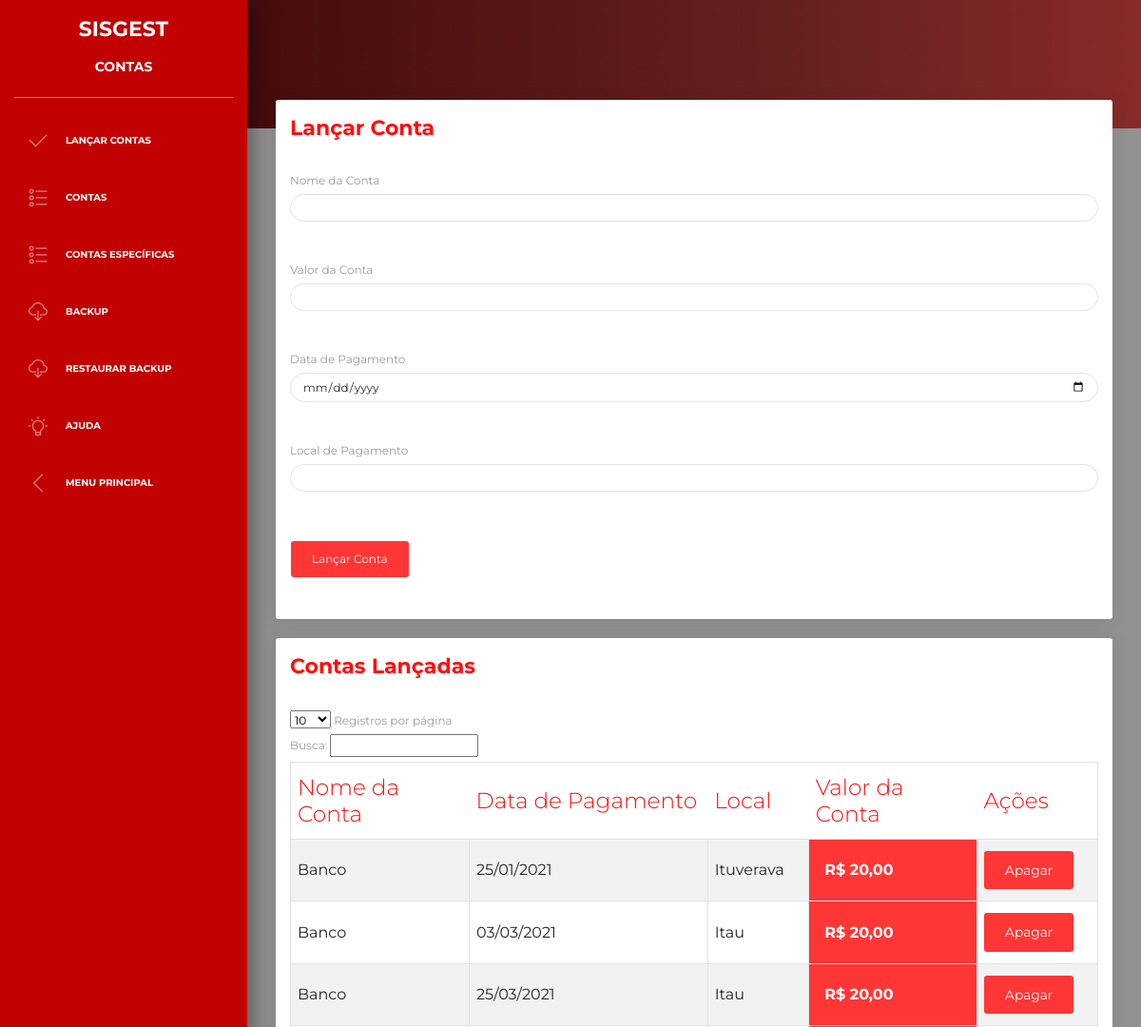
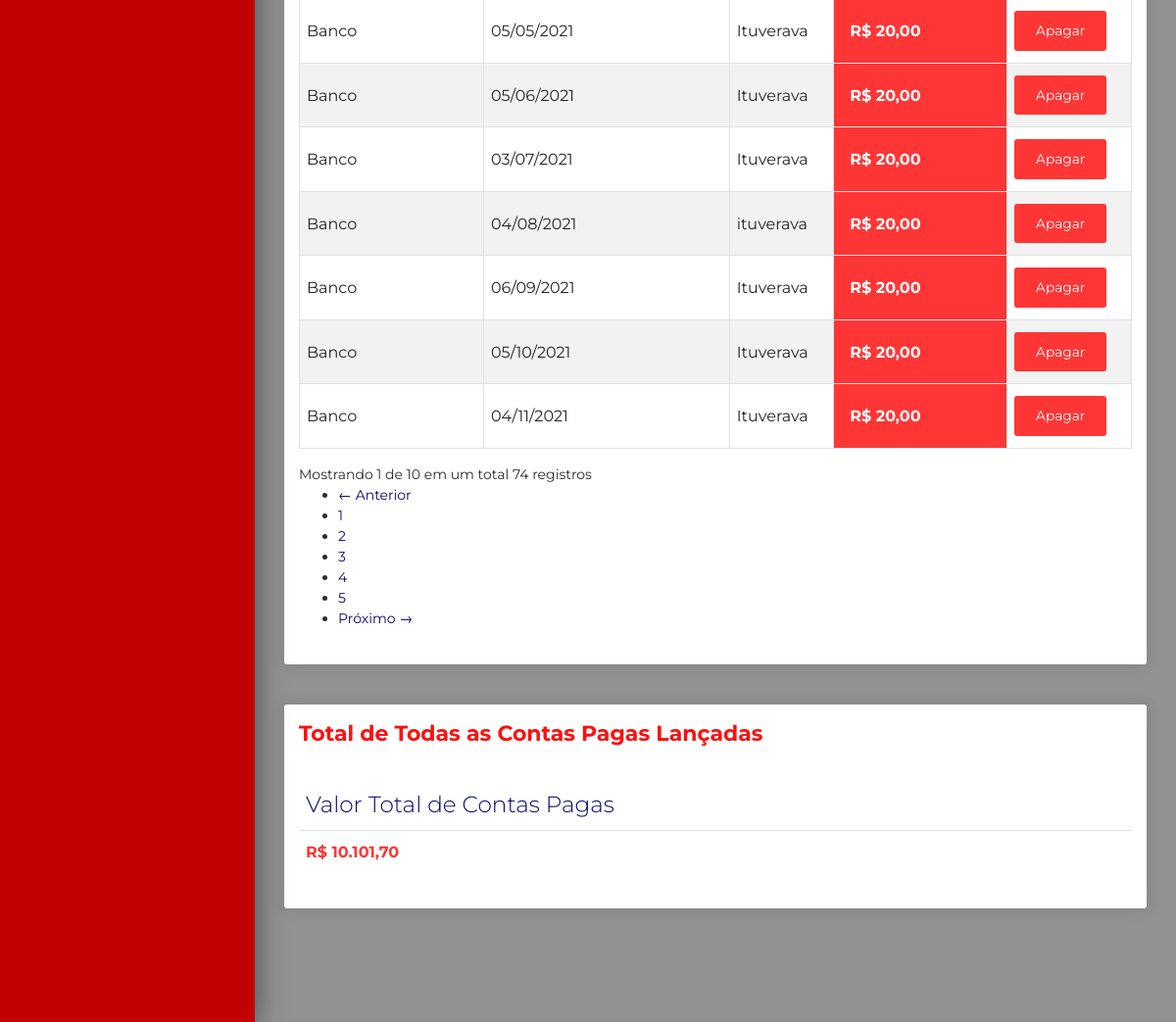
Page /sistema/Contas/LancarContas.php on the committed database (2 pictures, top to bottom).
### tables this page shows
CREATE TABLE `contasfixas` (
  `cod` int(11) NOT NULL AUTO_INCREMENT,
  `nomeconta` varchar(60) NOT NULL,
  `valor` decimal(10,2) NOT NULL,
  `data` date NOT NULL,
  `local` varchar(50) NOT NULL,
  PRIMARY KEY (`cod`)
);

### sistema/Contas/LancarContas.php (the view, shortened to what this page needs)
<?php
include "../../conexao.php";
$texto_botao = 'Lançar Conta';
?>
<body>
  <?php
  include "../head.php";
  include 'Menu.php';
  include "../navbar.php";
  ?>
  <div class="panel-header-red panel-header-sm">
  </div>
  <div class="content">
    <div class="row">
      <div class="col-md-12">
        <div class="card">
          <div class="card-header">
            <h5 class="title title-color-red">Lançar Conta</h5>
          </div>
          <div class="card-body">
            <div class="table-responsive">
              <form action="<?php echo $_SERVER['PHP_SELF'] ?>" method="post" enctype="multipart/form-data" name="cadastro">
                <label>Nome da Conta</label>
                <input class="form-control" type="text" id="nomeconta" name="nomeconta">
                <br>
                <br>
                <label>Valor da Conta</label>
                <input class="form-control" type="number" step="any" id="valor" name="valor">
                <br>
                <br>
                <label>Data de Pagamento</label>
                <input class="form-control" type="date" id="data" name="data">
                <br>
                <br>
                <label>Local de Pagamento</label>
                <input class="form-control" type="text" id="local" name="local">
                <br>
                <br>
                <button type="submit" class="btn btn-danger"><?php echo $texto_botao; ?></button>
              </form>
            </div>
          </div>
        </div>
      </div>
    </div>
    <div class="row">
      <div class="col-md-12">
        <div class="card">
          <div class="card-header">
            <h5 class="title title-color-red"> Contas Lançadas</h5>
          </div>
          <div class="card-body">
            <div class="table-responsive">
              <table class="table table-striped table-bordered bootstrap-datatable datatable responsive">
                <thead class=" text-primary">
                  <tr>
                    <th class="title-color-red">Nome da Conta</th>
                    <th class="title-color-red">Data de Pagamento</th>
                    <th class="title-color-red">Local</th>
                    <th class="title-color-red">Valor da Conta</th>
                    <th class="title-color-red">Ações</th>
                  </tr>
                </thead>
                <tbody>
                  <?php
                  $sql = "SELECT * FROM contasfixas ";
                  $uquery = mysqli_query($con, $sql);
                  while ($lncp = mysqli_fetch_object($uquery)) :
                    $ucod = $lncp->cod;
                    $unomeconta = $lncp->nomeconta;
                    $udata = $lncp->data;
                    $ulocal = $lncp->local;
                    $uvalor = $lncp->valor;
                  ?>
                    <tr>
                      <td class="datatable-color"><?php echo $unomeconta; ?></td>
                      <td class="datatable-color"><?php echo date('d/m/Y', strtotime($udata)); ?></td>
                      <td class="datatable-color"><?php echo $ulocal; ?></td>
                      <td class="p-3 mb-2 bg-danger text-white title">R$ <?php echo number_format($uvalor, 2, ',', '.');  ?></td>
                      <td>
                        <a class="btn btn-danger" href="?id=<?php echo $ucod; ?>&act=exclusao" onclick="return confirm('Deseja Realmente Excluir Esta Conta ?')">
                          Apagar
                        </a>
                      </td>
                    </tr>
                  <?php endwhile; ?>
                </tbody>
              </table>
            </div>
          </div>
        </div>
        <br>
        <br>
        <div class="row">
          <div class="col-md-12">
            <div class="card">
              <div class="card-header">
                <h5 class="title title-color-red"> Total de Todas as Contas Pagas Lançadas</h5>
              </div>
              <div class="card-body">
                <div class="table-responsive ">
                  <table class="table">
                    <thead class=" text-primary">
                      <tr>
                        <th class="datatable-color">Valor Total de Contas Pagas</th>
                      </tr>
                    </thead>
                    <tbody>
                      <?php
                      $total = mysqli_query($con, "SELECT SUM(valor) FROM contasfixas");
                      while ($sum = mysqli_fetch_array($total)) :
                        $tcfpsoma = 'R$ ' . number_format($sum['SUM(valor)'], 2, ',', '.');
                      ?>
                        <tr>
                          <td class="text-danger title"><?php echo $tcfpsoma; ?></td>
                          <td>
                          </td>
                        </tr>
                      <?php endwhile; ?>
                    </tbody>
                  </table>
                </div>
              </div>
            </div>
    <?php
    include "../footer.php";
    ?>

### rows in the picture
contasfixas: nomeconta "Banco", data "25/01/2021", local "Ituverava", valor "20,00"
contasfixas: nomeconta "Banco", data "03/03/2021", local "Itau", valor "20,00"
contasfixas: nomeconta "Banco", data "25/03/2021", local "Itau", valor "20,00"
contasfixas: nomeconta "Banco", data "05/05/2021", local "Ituverava", valor "20,00"
contasfixas: nomeconta "Banco", data "05/06/2021", local "Ituverava", valor "20,00"
contasfixas: nomeconta "Banco", data "03/07/2021", local "Ituverava", valor "20,00"
contasfixas: nomeconta "Banco", data "04/08/2021", local "ituverava", valor "20,00"
contasfixas: nomeconta "Banco", data "06/09/2021", local "Ituverava", valor "20,00"
contasfixas: nomeconta "Banco", data "05/10/2021", local "Ituverava", valor "20,00"
contasfixas: nomeconta "Banco", data "04/11/2021", local "Ituverava", valor "20,00"

### other values in the picture
$texto_botao "Lançar Conta"
$tcfpsoma "R$ 10.101,70"
